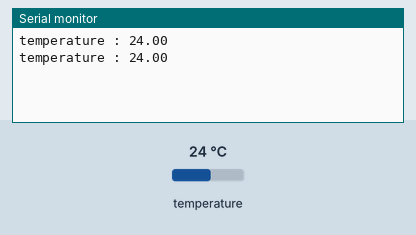
Recording of a sketch running on a simulated Arduino Uno, built with avr-gcc and run on an emulated ATmega328P. Shown: the last lines printed to the serial monitor. The test bench sets the inputs (shaded band); at power-on: temperature 24 °C.

Above: at 3.3 s.
3.4 s: temperature set to 12 °C
At 4.7 s:
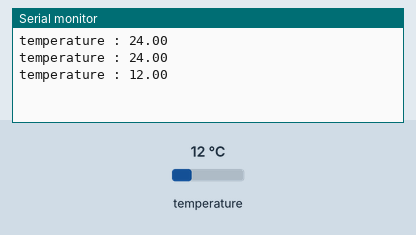
5.9 s: temperature set to 19 °C
At 7.2 s:
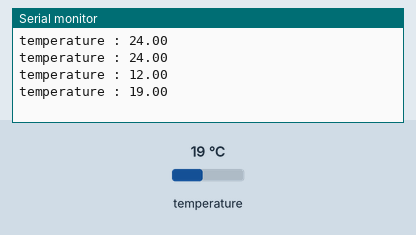
Timing chart, 0 to 8.9 s (numbered marks = the images above; inputs shaded):
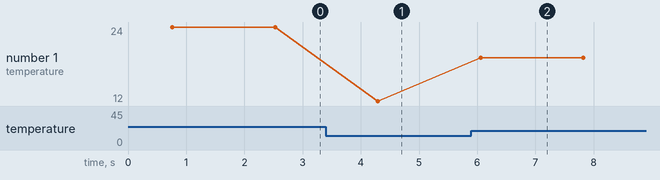

The sketch:

temperature_final.ino
```cpp
#include <DallasTemperature.h>
#include <OneWire.h>
#include<SoftwareSerial.h>

#define BT_RXD 8
#define BT_TXD 7
#define TEMP_18B20 2

OneWire oneWire(TEMP_18B20);
DallasTemperature sensors(&oneWire);
float get_temp_data();
void send_data_using_bluetooth();

void setup() {
  Serial.begin(9600);
}

void loop() {
  float temp_data;
  temp_data = get_temp_data();
  delay(1000);
}

float get_temp_data(){
  sensors.requestTemperatures();
  float temp_data = sensors.getTempCByIndex(0);
  Serial.print("temperature : "); Serial.println(temp_data);

  return temp_data;
}
```

Measured:
- after the input at 3.4 s, the serial monitor: prints a new line after 0.89 s (image 1)
- after the input at 5.9 s, the serial monitor: prints a new line after 0.16 s (image 2)
- plotted number 1: 24 → 12 after the input at 3.4 s, 12 → 19 after the input at 5.9 s
